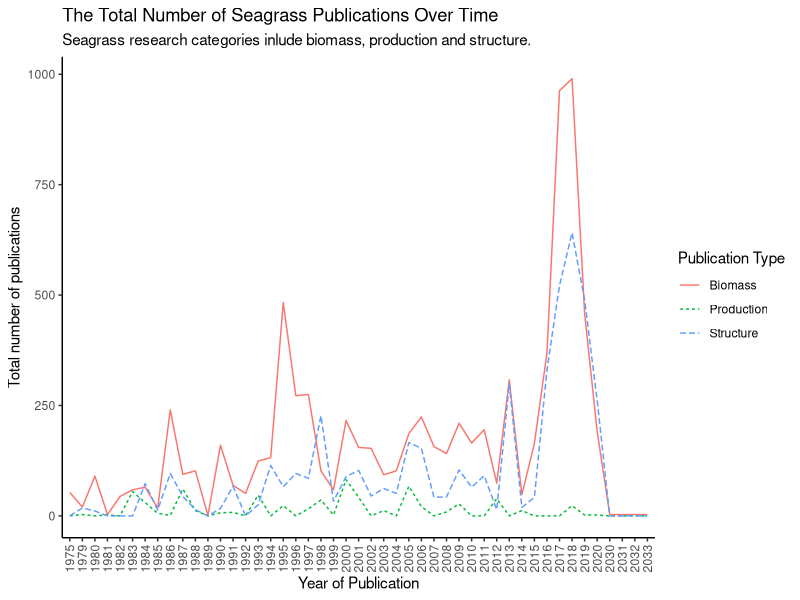
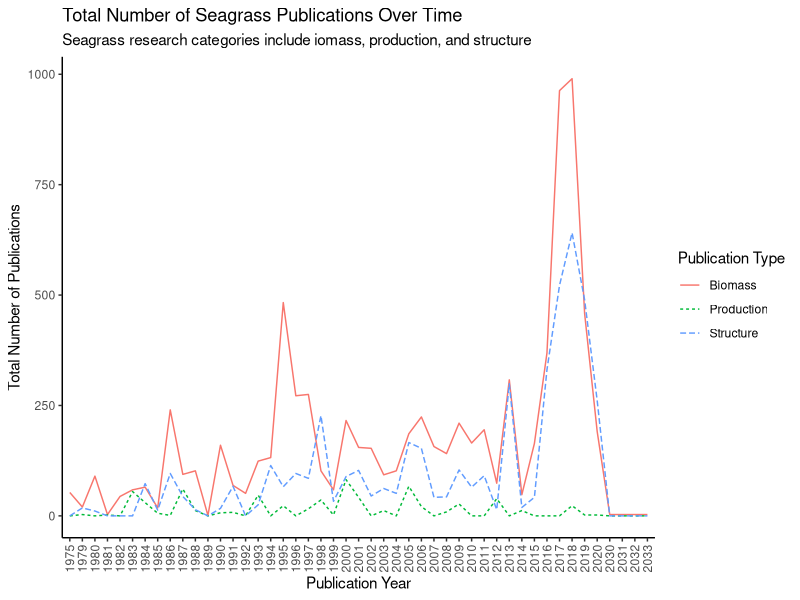

Write the R code that produced these figures, in order.
## ---- chunk 1
knitr::opts_chunk$set(echo = TRUE)
## ---- chunk 2
library(tidyverse)
## ---- chunk 3
seagrass<-read.csv("../data/SeagrassPubs.csv")
## ---- chunk 4
head(seagrass)
summary(seagrass)
glimpse(seagrass)
## ---- chunk 5
# Extract author and year from reference column and create new data frame with these two variables separated.
seagrass1 <- seagrass %>% 
  mutate(Author = str_extract(string = Reference, pattern = "(?<=,\\s).+"),
         PubYear = str_extract(string = Reference, pattern = "[0-9]+")) %>% 
  select(Author:PubYear)
# Combine the Column for publication year to the original data frame using cbind function.
Pubyear = seagrass1$PubYear
seagrass2 <- cbind(seagrass, Pubyear)
## ---- chunk 6
biomass<-seagrass2 %>% # Create new data frame and select which data frame to pull data from.
  group_by(Pubyear) %>% # Group publications by year.
  select(Pubyear, Seagr.biom.above.dm..g.m..2.) %>% # Select which 2 variables we are interested in using to tally.
   drop_na(Seagr.biom.above.dm..g.m..2.) %>% # Remove na values to only count the years with publications.
    tally()
colnames(biomass) <- c("Pubyear", "tally1")

biomass1<-seagrass2 %>% # Create new data frame and select which data frame to pull data from.
  group_by(Pubyear) %>%  # Group publications by year.
  select(Pubyear, Seagr.biom.below.dm..g.m..2.) %>% # Select which 2 variables we are interested in using to tally.
  drop_na(Seagr.biom.below.dm..g.m..2.) %>% # Remove na values to only count the years with publications.
    tally()
colnames(biomass1) <- c("Pubyear", "tally2")

biomass2<-seagrass2 %>% # Create new data frame and select which data frame to pull data from.
  group_by(Pubyear) %>%  # Group publications by year.
  select(Pubyear, Seagr.biom.tot.dm..g.m..2.) %>% # Select which 2 variables we are interested in using to tally.
  drop_na(Seagr.biom.tot.dm..g.m..2.) %>% # Remove na values to only count the years with publications.
    tally()
colnames(biomass2) <- c("Pubyear", "tally3")


# Organise data into one dataframe.

TBmass1 <- biomass %>%
  full_join(biomass1) # Combine tally columns for biomass and biomass1 into one dataframe.


TBmass2 <- TBmass1 %>%
  full_join(biomass2)  # Combine tally columns for TBmass1 and biomass2 into one dataframe. That puts all three tally columns into one dataframe.



TBmass2$tally1<-as.numeric(TBmass2$tally1) # Make tally1 numeric.
TBmass2$tally2<-as.numeric(TBmass2$tally2) # Make tally2 numeric.
TBmass2$tally3<-as.numeric(TBmass2$tally3) # Make tally3 numeric.

TBmass2[is.na(TBmass2)] <- 0 # Make all NA values equal 0

TBmass2$TotalBiomass<-rowSums(TBmass2[ , c("tally1", "tally2", "tally3")]) # Create new variable TotalBiomass that calculates the sum for each row for each publication year.

## ---- chunk 7
Structure1<-seagrass2 %>% # Create new data frame and select which data frame to pull data from.
  group_by(Pubyear) %>% # Group publications by year.
  select(Pubyear, Seagr.cov....) %>% # Select which 2 variables we are interested in using to tally.
   drop_na(Seagr.cov....) %>% # Remove na values to only count the years with publications.
    tally()
colnames(Structure1) <- c("Pubyear", "tally1")

Structure2<-seagrass2 %>% # Create new data frame and select which data frame to pull data from.
  group_by(Pubyear) %>%  # Group publications by year.
  select(Pubyear, Seagr.shoot.dens....m..2.) %>% # Select which 2 variables we are interested in using to tally.
  drop_na(Seagr.shoot.dens....m..2.) %>% # Remove na values to only count the years with publications.
    tally()
colnames(Structure2) <- c("Pubyear", "tally2")

Structure3<-seagrass2 %>% # Create new data frame and select which data frame to pull data from.
  group_by(Pubyear) %>%  # Group publications by year.
  select(Pubyear, Seagr.leaf.dens....m..2.) %>% # Select which 2 variables we are interested in using to tally.
  drop_na(Seagr.leaf.dens....m..2.) %>% # Remove na values to only count the years with publications.
    tally()
colnames(Structure3) <- c("Pubyear", "tally3")



# Organise data into one dataframe.

TStructure1 <- Structure1 %>%
  full_join(Structure2) # Combine tally columns for Structure1 and Structure2 into one dataframe.


TStructure2 <- TStructure1 %>%
  full_join(Structure3)  # Combine tally columns for TStructure1 and Structure3 into one dataframe. That puts all three tally columns into one dataframe.



TStructure2$tally1<-as.numeric(TStructure2$tally1) # Make tally1 numeric.
TStructure2$tally2<-as.numeric(TStructure2$tally2) # Make tally2 numeric.
TStructure2$tally3<-as.numeric(TStructure2$tally3) # Make tally3 numeric.

TStructure2[is.na(TStructure2)] <- 0 # Make all NA values equal 0

TStructure2$TotalStructure<-rowSums(TStructure2[ , c("tally1", "tally2", "tally3")]) # Create new variable TotalBiomass that calculates the sum for each row for each publication year.

## ---- chunk 8
Production1<-seagrass2 %>% #Create new data frame and select which data frame to pull data from.
  group_by(Pubyear) %>% # Group publications by year.
  select(Pubyear, Seagr.prod.above.dm..g.m..2.day.) %>% # Select which 2 variables we are interested in using to tally.
   drop_na(Seagr.prod.above.dm..g.m..2.day.) %>% # Remove na values to only count the years with publications.
    tally()
colnames(Production1) <- c("Pubyear", "tally1")

Production2<-seagrass2 %>% #Create new data frame and select which data frame to pull data from.
  group_by(Pubyear) %>%  # Group publications by year.
  select(Pubyear, Seagr.prod.below.dm..g.m..2.day.) %>% # Select which 2 variables we are interested in using to tally.
  drop_na(Seagr.prod.below.dm..g.m..2.day.) %>% # Remove na values to only count the years with publications.
    tally()
colnames(Production2) <- c("Pubyear", "tally2")

Production3<-seagrass2 %>% #Create new data frame and select which data frame to pull data from.
  group_by(Pubyear) %>%  # Group publications by year.
  select(Pubyear, Seagr.prod.total.dm..g.m..2.day.) %>% # Select which 2 variables we are interested in using to tally.
  drop_na(Seagr.prod.total.dm..g.m..2.day.) %>% # Remove na values to only count the years with publications.
    tally()
colnames(Production3) <- c("Pubyear", "tally3")




# Organise data into one dataframe.

TProduction1 <- Production1 %>%
  full_join(Production2) # Combine tally columns for Structure1 and Structure2 into one dataframe.


TProduction2 <- TProduction1 %>%
  full_join(Production3)  # Combine tally columns for TStructure1 and Structure3 into one dataframe. That puts all three tally columns into one dataframe.



TProduction2$tally1<-as.numeric(TProduction2$tally1) # Make tally1 numeric.
TProduction2$tally2<-as.numeric(TProduction2$tally2) # Make tally2 numeric.
TProduction2$tally3<-as.numeric(TProduction2$tally3) # Make tally3 numeric.

TProduction2[is.na(TProduction2)] <- 0 # Make all NA values equal 0

TProduction2$TotalProduction<-rowSums(TProduction2[ , c("tally1", "tally2", "tally3")]) # Create new variable TotalBiomass that calculates the sum for each row for each publication year.


## ---- chunk 9

df_new <- 
  left_join(TBmass2, TStructure2, by = 'Pubyear') %>% 
  mutate(Pubyear = replace_na(Pubyear, 0))

df_new2 <- 
  left_join(df_new, TProduction2, by = 'Pubyear') %>% 
  mutate(Pubyear = replace_na(Pubyear, 0))

summary(df_new2)


# Remove unwanted variables.
df_new2 <- subset(df_new2, select = -(tally1))
df_new2 <- subset(df_new2, select = -(tally2))
df_new2 <- subset(df_new2, select = -(tally3))
df_new2 <- subset(df_new2, select = -(tally1.x))
df_new2 <- subset(df_new2, select = -(tally1.y))
df_new2 <- subset(df_new2, select = -(tally2.x))
df_new2 <- subset(df_new2, select = -(tally2.y))
df_new2 <- subset(df_new2, select = -(tally3.x))
df_new2 <- subset(df_new2, select = -(tally3.y))

TotalData <- df_new2
TotalData[is.na(TotalData)] <- 0 # Make all NA values equal 0

summary(TotalData)
view(TotalData)
## ---- chunk 10
FinalData <- TotalData |> 
  pivot_longer(
    cols = TotalBiomass:TotalProduction,
    names_to = "PublicationType",
    values_to = "value"
  )
## ---- chunk 11

ggplot(FinalData, aes(x = Pubyear, y = value, group = PublicationType, linetype = PublicationType, colour = PublicationType)) + 
  geom_line() +
  theme_classic() +
  labs(
    title = "The Total Number of Seagrass Publications Over Time", # Label title.
    subtitle = "Seagrass research categories inlude biomass, production and structure.", # Create a subtitle.
    x = "Year of Publication", y = "Total number of publications", # Create axes labels.
     linetype = "Publication Type", color = "Publication Type"
    # Adjust legend title.
  ) + 
  scale_colour_discrete(labels = c("Biomass", "Production", "Structure")) +
  scale_linetype_discrete(labels = c("Biomass", "Production", "Structure")) +
  theme(axis.text.x = element_text(angle = 90, vjust = 0.5, hjust=1))

 


## ---- chunk 12
TotalData %>%
  pivot_longer(cols = -Pubyear) %>%
  ggplot(aes(x = Pubyear, y = value, group = name, linetype = name, color = name)) + 
  geom_line() + 
  theme_classic() +
  labs(
    title = "Total Number of Seagrass Publications Over Time",
    subtitle = "Seagrass research categories include iomass, production, and structure",
    x = "Publication Year", y = "Total Number of Publications",
    linetype = "Publication Type", color = "Publication Type"
  ) +
  scale_color_discrete(labels = c("Biomass", "Production", "Structure")) +
  scale_linetype_discrete(labels = c("Biomass", "Production", "Structure")) +
  theme(axis.text.x = element_text(angle = 90, vjust = 0.5, hjust=1))
